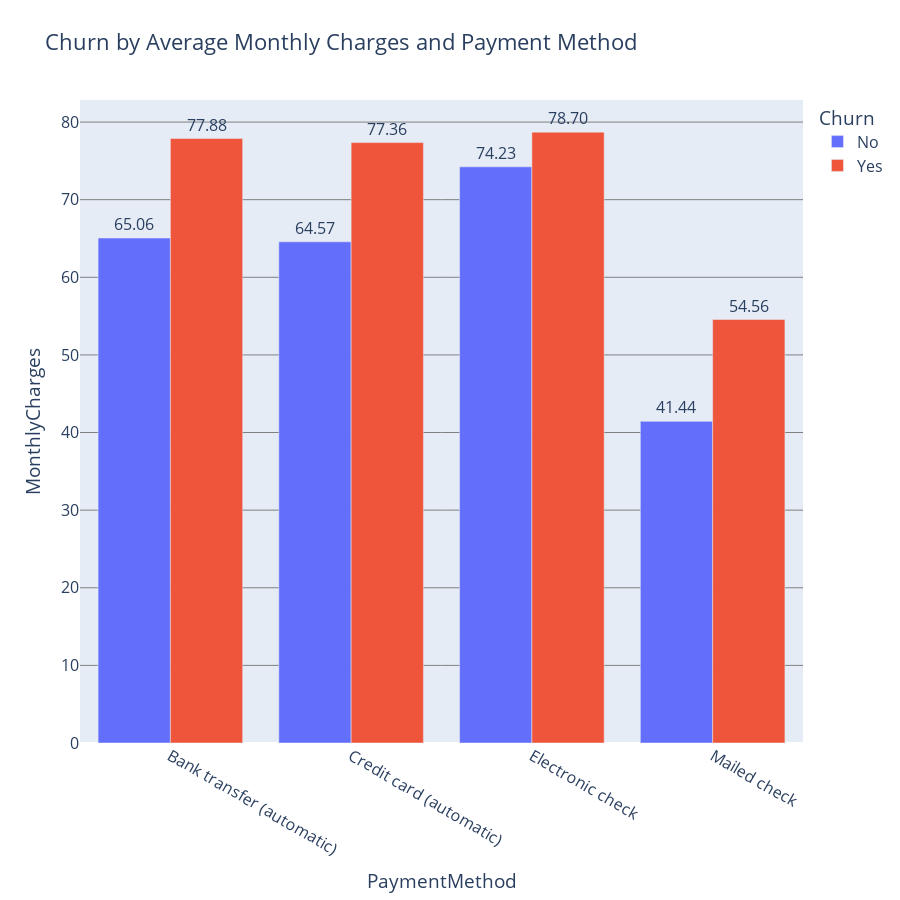

Write notebook code for a chart like this one.
### Code cell
#Displaying difference in means grouped by socio-economic status and parental level of education
fig = px.bar(
    Churn_PaymentMethod_AvgMonthlyCharges, 
    x='PaymentMethod', 
    y='MonthlyCharges', 
    color='Churn', 
    barmode='group', 
    title='Churn by Average Monthly Charges and Payment Method'
)

fig.update_traces(
    texttemplate='%{y:.2f}',
    textposition='outside'
)
fig.update_layout(
    yaxis=dict(showgrid=True, gridcolor='gray'),
    font=dict(size=16),
    width=900,
    height=900
)

fig.show()

### Figure 1 — Plotly figure (JSON) as saved in the notebook; plotly's stock layout.template omitted (floating-point values rounded to 4 significant figures)
{"data": [{"alignmentgroup": "True", "hovertemplate": "Churn=No<br>PaymentMethod=%{x}<br>MonthlyCharges=%{y}<extra></extra>", "legendgroup": "No", "marker": {"color": "#636efa", "pattern": {"shape": ""}}, "name": "No", "offsetgroup": "No", "orientation": "v", "showlegend": true, "textposition": "outside", "texttemplate": "%{y:.2f}", "type": "bar", "x": ["Bank transfer (automatic)", "Credit card (automatic)", "Electronic check", "Mailed check"], "xaxis": "x", "y": [65.06, 64.57, 74.23, 41.44], "yaxis": "y"}, {"alignmentgroup": "True", "hovertemplate": "Churn=Yes<br>PaymentMethod=%{x}<br>MonthlyCharges=%{y}<extra></extra>", "legendgroup": "Yes", "marker": {"color": "#EF553B", "pattern": {"shape": ""}}, "name": "Yes", "offsetgroup": "Yes", "orientation": "v", "showlegend": true, "textposition": "outside", "texttemplate": "%{y:.2f}", "type": "bar", "x": ["Bank transfer (automatic)", "Credit card (automatic)", "Electronic check", "Mailed check"], "xaxis": "x", "y": [77.88, 77.36, 78.7, 54.56], "yaxis": "y"}], "layout": {"barmode": "group", "font": {"size": 16}, "height": 900, "legend": {"title": {"text": "Churn"}, "tracegroupgap": 0}, "title": {"text": "Churn by Average Monthly Charges and Payment Method"}, "width": 900, "xaxis": {"anchor": "y", "domain": [0, 1], "title": {"text": "PaymentMethod"}}, "yaxis": {"anchor": "x", "domain": [0, 1], "gridcolor": "gray", "showgrid": true, "title": {"text": "MonthlyCharges"}}}}
